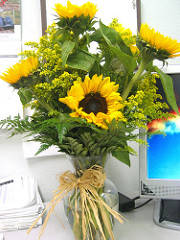
#> input picture notebooks/images/24459750_eb49f6e4cb_m.jpg, 180 x 240 px
$ python segmentation.py ../../notebooks/images/24459750_eb49f6e4cb_m.jpg
#> lines starting #> are read from the running program, lines starting #| are printed output that depends on the picture
#> in main, image is the input picture: shape (240, 180, 3); mean R, G, B 162.2, 167.2, 122
# /// script
# dependencies = [
#   "numpy",
#   "matplotlib",
#   "scikit-learn",
#   "scikit-image",
# ]
# ///

import numpy as np
import matplotlib.pyplot as plt

from sklearn.cluster import KMeans, MeanShift, estimate_bandwidth
from skimage.segmentation import slic, mark_boundaries
from skimage import color, io, graph
from skimage.util import img_as_float, img_as_ubyte

def kmeans_segmentation(image, k=3):
    """
    Perform K-Means based image segmentation.
    """
#> called with k = 4
    # Ensure float for clustering, but keep original dtype for output
    img = img_as_float(image)
    img_flat = img.reshape((-1, 3))

    kmeans = KMeans(n_clusters=k, random_state=0, n_init=10)
    labels = kmeans.fit_predict(img_flat)
    centers = kmeans.cluster_centers_  # in [0,1]

    segmented = centers[labels].reshape(image.shape)
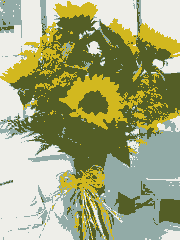
#> segmented: shape (240, 180, 3) float64; mean R, G, B 0.636, 0.656, 0.479
    return img_as_ubyte(segmented)


def meanshift_segmentation(image):
    """
    Perform Mean-Shift based image segmentation.
    """
    img = img_as_float(image)
    img_flat = img.reshape((-1, 3))

    # Estimate bandwidth on subset for speed
    bandwidth = estimate_bandwidth(img_flat, quantile=0.1, n_samples=500)
#> bandwidth = 0.176

    if bandwidth == 0:
        bandwidth = 0.1  # fallback to avoid failure

    meanshift = MeanShift(bandwidth=bandwidth, bin_seeding=True)
    labels = meanshift.fit_predict(img_flat)

    segmented = meanshift.cluster_centers_[labels]
    segmented = segmented.reshape(image.shape)
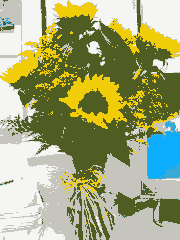
#> segmented: shape (240, 180, 3) float64; mean R, G, B 0.639, 0.664, 0.485
    return img_as_ubyte(segmented)


def normalized_cut_segmentation(image):
    """
    Perform Normalized Graph Cut Segmentation using superpixels.
    Uses SLIC + RAG + normalized cut.
    """
    # Work in float
    img_float = img_as_float(image)
    img_lab = color.rgb2lab(img_float)
#> img_lab: shape (240, 180, 3) float64; mean of channels 0, 1, 2 66.9, -6, 21.2

    # Generate superpixels
    segments = slic(img_lab, n_segments=300, compactness=30, sigma=1, start_label=0)
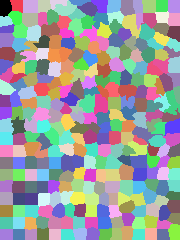
#> segments: shape (240, 180) int64; 296 distinct labels, from 0 to 295; one colour per label, 0 black

    # Build region adjacency graph using mean color in Lab space
    rag = graph.rag_mean_color(img_lab, segments, mode='similarity')

    # Apply normalized cut — returns *new* label map (same shape as segments)
    labels = graph.cut_normalized(segments, rag)
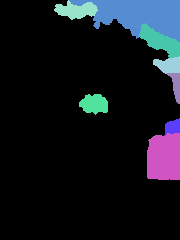
#> labels: shape (240, 180) int64; 9 distinct labels, from 0 to 173; one colour per label, 0 black

    # Ensure labels are contiguous integers starting from 0
    # (cut_normalized may leave gaps or negative values in older versions)
    labels = labels.astype(int)
    uniq = np.unique(labels)
#> uniq = [0, 5, 6, 35, 73, 98, 123, 152, 173]
    label_map = {old: new for new, old in enumerate(uniq)}
#> label_map = 9 items
    labels = np.vectorize(label_map.get)(labels)
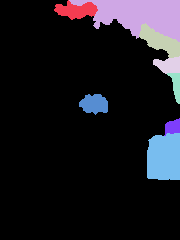
#> labels: shape (240, 180) int64; 9 distinct labels, from 0 to 8; one colour per label, 0 black

    # Color segments using original image (RGB)
    segmented = color.label2rgb(labels, image, kind='avg', bg_label=None)
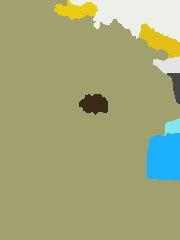
#> segmented: shape (240, 180, 3); mean R, G, B 161.9, 166.5, 121.7
    return img_as_ubyte(segmented)


def main(image_path):
    image = io.imread(image_path)

    # Preprocess: ensure RGB and uint8
    if image.ndim == 2:  # Grayscale
        image = color.gray2rgb(image)
    elif image.ndim == 3:
        if image.shape[2] == 4:  # RGBA
            image = color.rgba2rgb(image)
        # Ensure uint8 for consistency
        if image.dtype != np.uint8:
            image = img_as_ubyte(image)
    else:
        raise ValueError("Unsupported image format")

    try:
        print(f"[INFO]: Performing K-Means Segmentation")
        kmeans_img = kmeans_segmentation(image, k=4)
    except Exception as e:
        print(f"[WARN] K-Means failed: {e}")
        kmeans_img = image

    try:
        print(f"[INFO]: Performing Mean-Shift Segmentation")
        meanshift_img = meanshift_segmentation(image)
    except Exception as e:
        print(f"[WARN] Mean-Shift failed: {e}")
        meanshift_img = image

    try:
        print(f"[INFO]: Performing Normalized Cut Segmentation")
        graphcut_img = normalized_cut_segmentation(image)
    except Exception as e:
        print(f"[WARN] Normalized Cut failed: {e}")
        graphcut_img = image

    # Display results
    fig, axes = plt.subplots(2, 2, figsize=(12, 10))
    axes = axes.ravel()

    axes[0].imshow(image)
    axes[0].set_title("Original Image")
    axes[0].axis("off")

    axes[1].imshow(kmeans_img)
    axes[1].set_title("K-Means Segmentation")
    axes[1].axis("off")

    axes[2].imshow(meanshift_img)
    axes[2].set_title("Mean-Shift Segmentation")
    axes[2].axis("off")

    axes[3].imshow(graphcut_img)
    axes[3].set_title("Normalized Graph Cut")
    axes[3].axis("off")

    plt.tight_layout()
    plt.savefig("sk_segmentation.png", dpi=150, bbox_inches='tight')
    plt.show()


if __name__ == "__main__":
    import sys
    if len(sys.argv) != 2:
        print("[ERROR]: There must be exactly one argument")
        print("[USAGE]: python segmentation_demo.py <image_path>")
        sys.exit(1)

    main(sys.argv[1])
